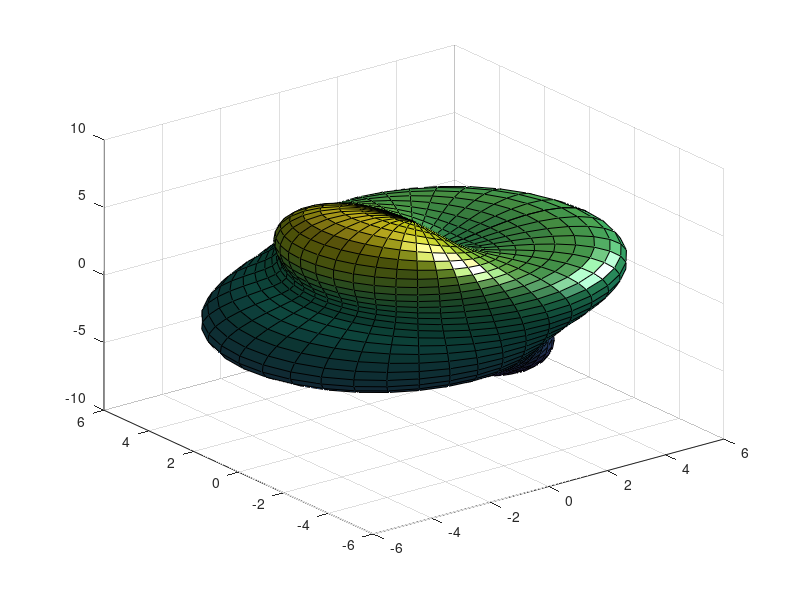

Write the MATLAB code that produced this figure. (Note: this script raises an error after producing the figure.)
% Define constants.
degree = 4;
order = 1;

% Create the grid
delta = pi/40;
theta = 0 : delta : pi; % altitude
phi = 0 : 2*delta : 2*pi; % azimuth
[phi,theta] = meshgrid(phi,theta);

% Calculate the harmonic
Ymn = legendre(degree,cos(theta(:,1)));
Ymn = Ymn(order+1,:)';
yy = Ymn;
for kk = 2: size(theta,1)
    yy = [yy Ymn];
end;
yy = yy.*cos(order*phi);

order = max(max(abs(yy)));
rho = 5 + 2*yy/order;

% Apply spherical coordinate equations
r = rho.*sin(theta);
x = r.*cos(phi);    % spherical coordinate equations
y = r.*sin(phi);
z = rho.*cos(theta);

% Plot the surface
clf
surf(x,y,z)
light
lighting phong
axis tight equal off
view(40,30)
camzoom(1.5)